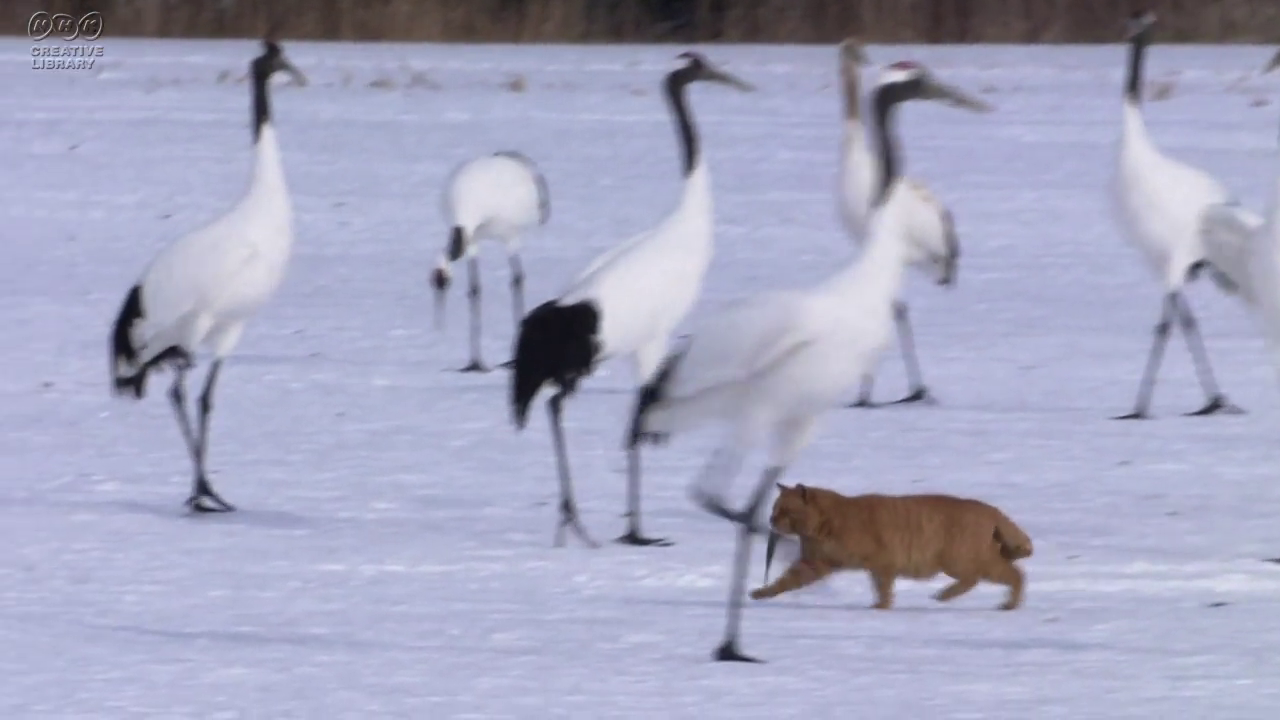
#> input picture frame 37 of openCV_class(cv2)/08_video/img/cat.mp4, 1280 x 720 px, given in place of people_dancing.mp4, which was not available
$ python h_textlabel.py
#> lines starting #> are read from the running program, lines starting #| are printed output that depends on the picture; after the words box and inside, x2 and y2 are one past the last pixel; in counts of white or black regions, pixels touching at a corner belong together
import cv2

# 비디오를 읽어옵니다.
cap = cv2.VideoCapture("img/people_dancing.mp4")

# 비디오 저장을 위한 설정
fourcc = cv2.VideoWriter_fourcc(*'XVID')
out = cv2.VideoWriter('img/people_dancing_labeled.mp4', fourcc, 30.0, (640, 480))

while (cap.isOpened()):
    ret, frame = cap.read()
#> frame is the input picture: shape (720, 1280, 3); mean B, G, R 192.1, 166.3, 165.1
    if ret:
        cv2.putText(frame, 'Dancing', (50, 50), cv2.FONT_HERSHEY_SIMPLEX, 1, (255, 255, 255), 2, cv2.LINE_AA)
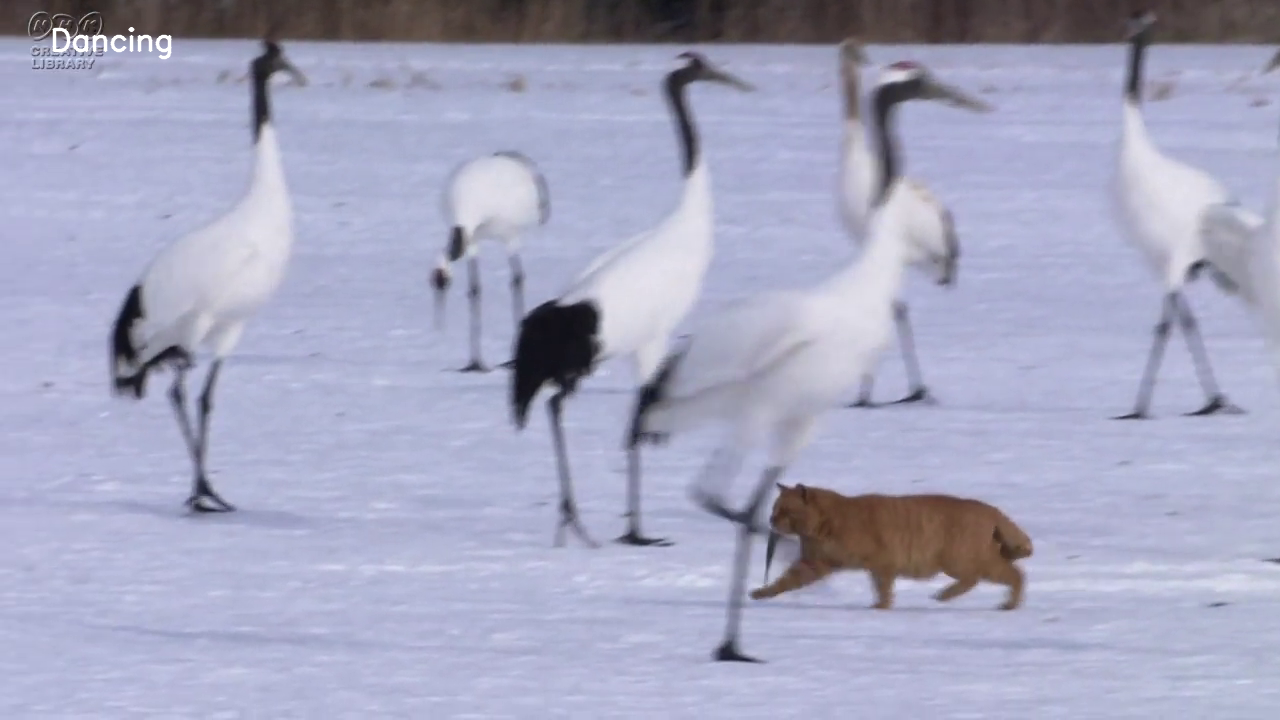
#> frame: shape (720, 1280, 3); 0.16% of pixels changed, all inside (x1, y1, x2, y2) = (52, 27, 172, 60)
        out.write(frame)

        cv2.imshow('Frame', frame)
        if cv2.waitKey(1) & 0xFF == ord('q'):
#> (key q is pressed here)
            break
    else:
        break

cap.release()
out.release()
cv2.destroyAllWindows()

$ run again, starting later in the video
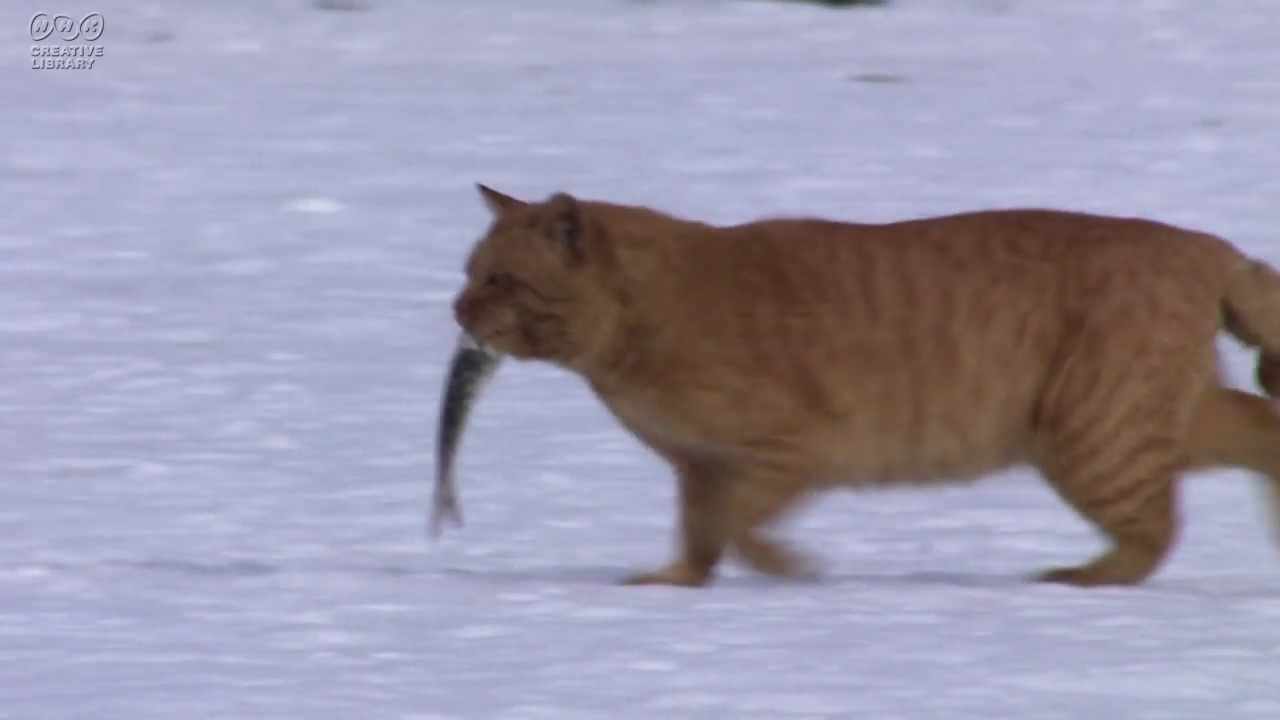
#> input picture frame 166 of openCV_class(cv2)/08_video/img/cat.mp4, 1280 x 720 px, given in place of people_dancing.mp4, which was not available
#> frame is the input picture: shape (720, 1280, 3); mean B, G, R 171.5, 151.3, 155.7
#> `cv2.putText(frame, 'Dancing', (50, 50), cv2.FONT_HERSHEY_SIMPLEX, 1, (..`:
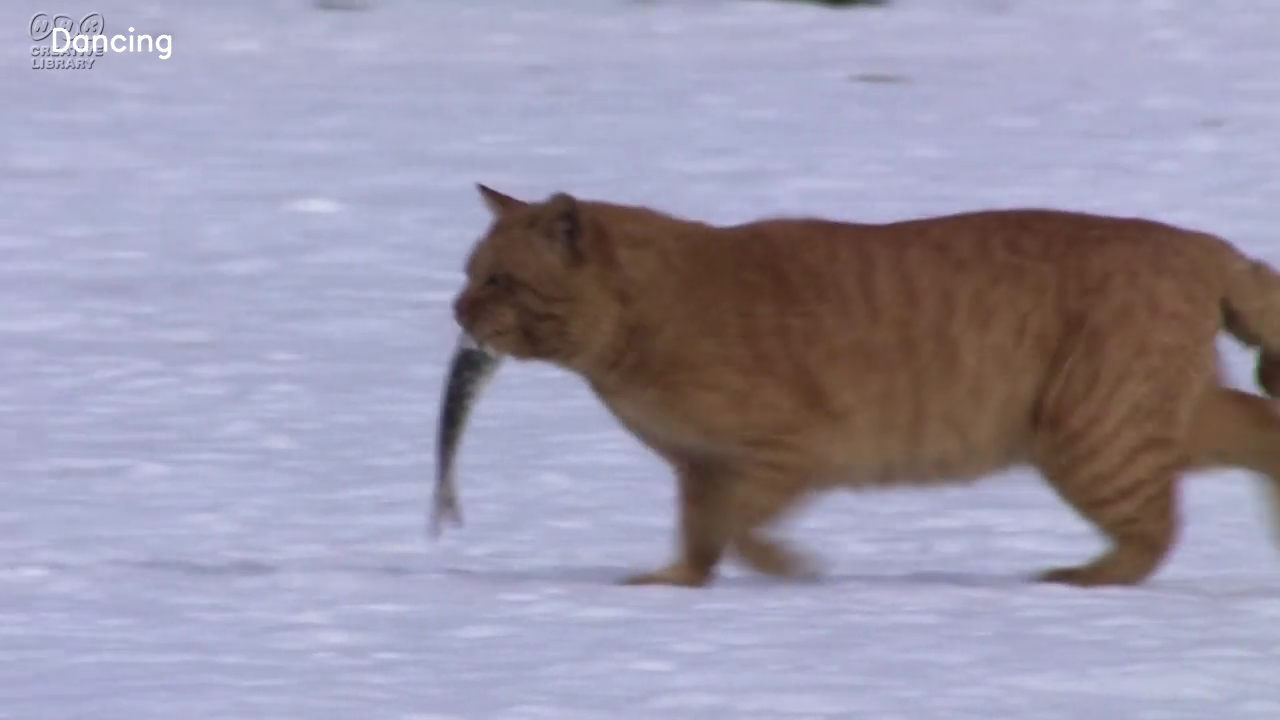
#> frame: shape (720, 1280, 3); 0.16% of pixels changed, all inside (x1, y1, x2, y2) = (52, 27, 172, 60)

$ run again, starting later in the video
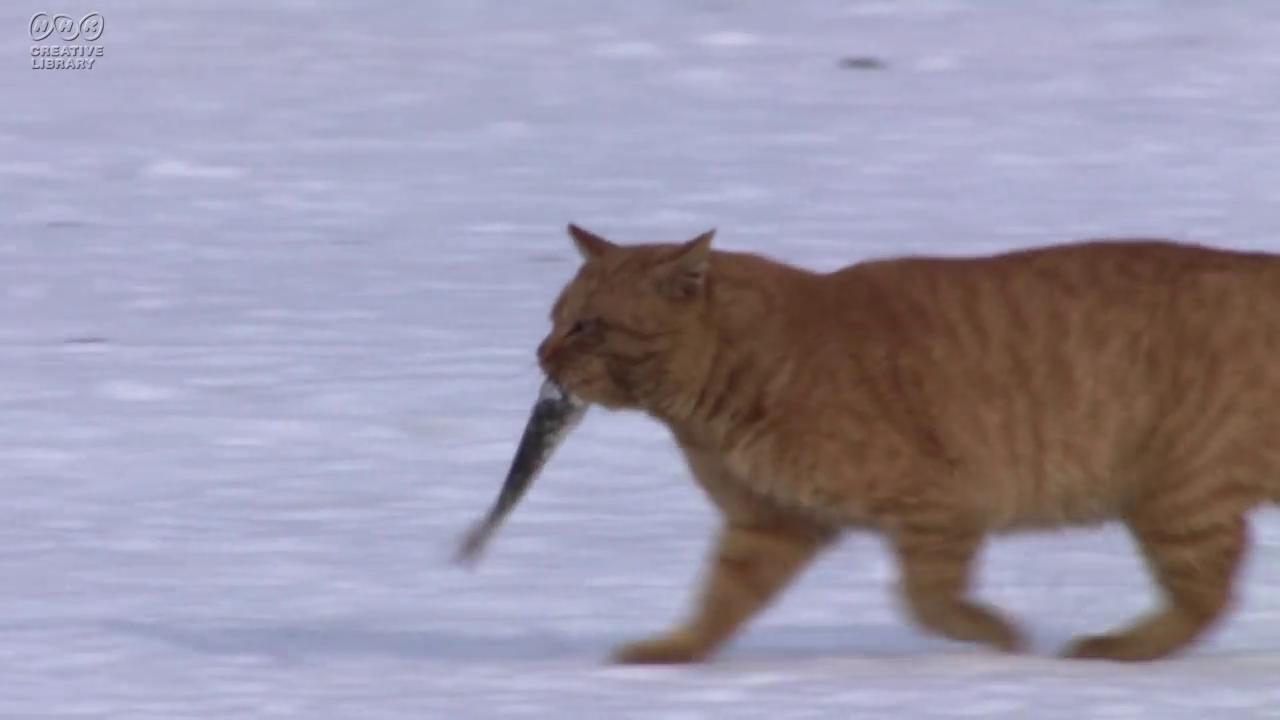
#> input picture frame 296 of openCV_class(cv2)/08_video/img/cat.mp4, 1280 x 720 px, given in place of people_dancing.mp4, which was not available
#> frame is the input picture: shape (720, 1280, 3); mean B, G, R 169.1, 150, 155.5
#> `cv2.putText(frame, 'Dancing', (50, 50), cv2.FONT_HERSHEY_SIMPLEX, 1, (..`:
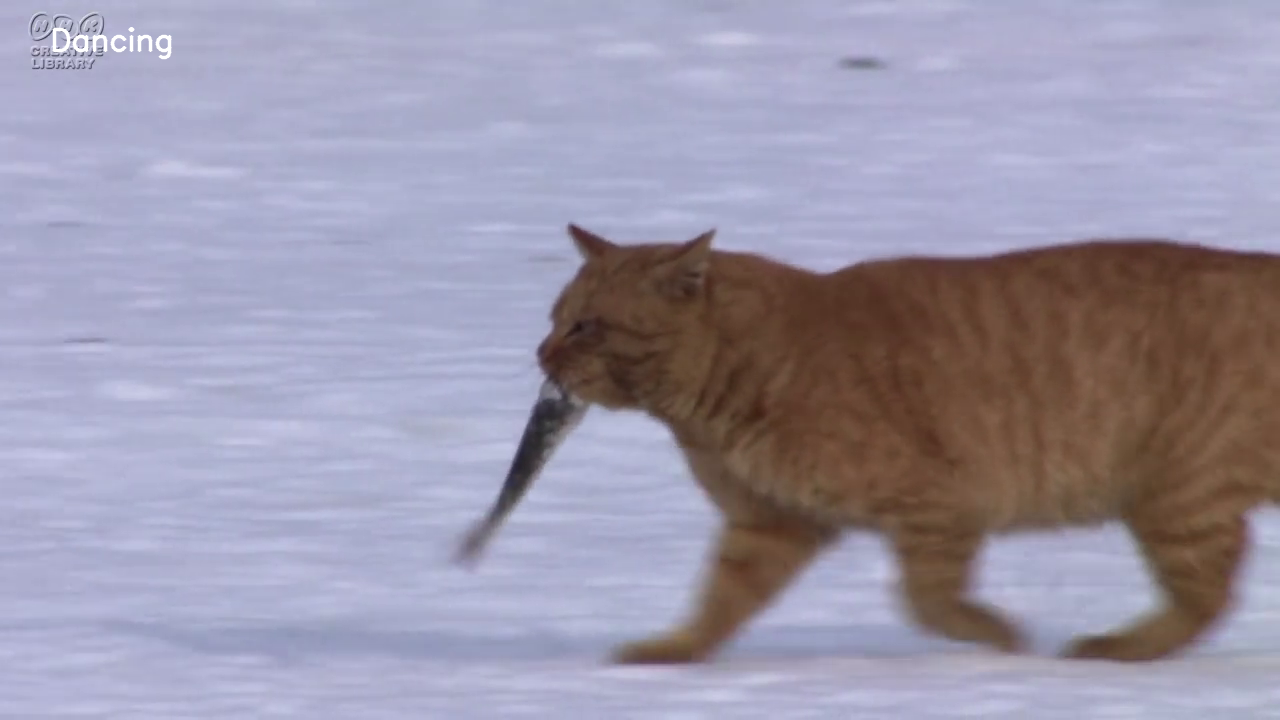
#> frame: shape (720, 1280, 3); 0.16% of pixels changed, all inside (x1, y1, x2, y2) = (52, 27, 172, 60)
